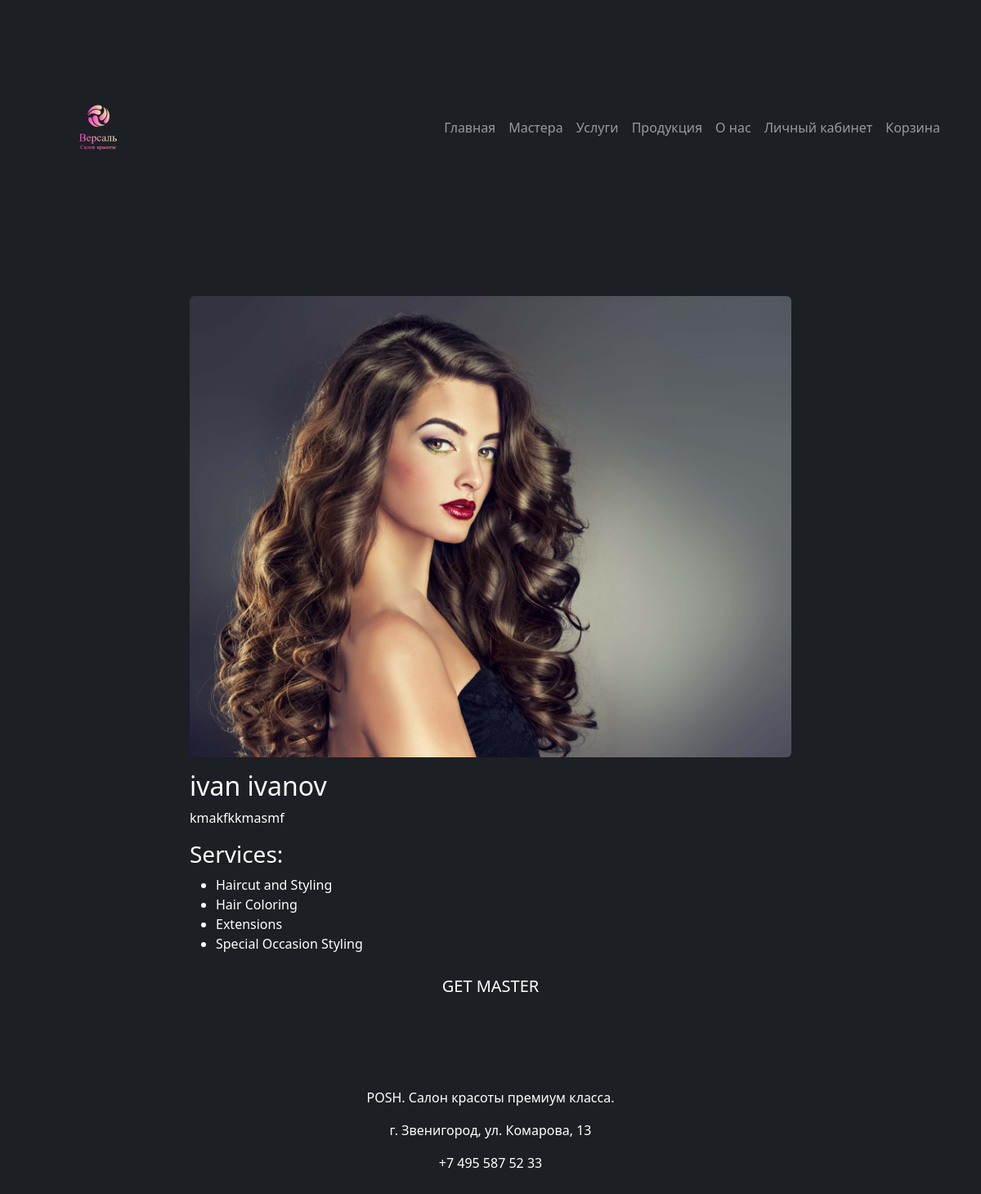
The page /masters/ivan-ivanov/ on the database as committed earlier.
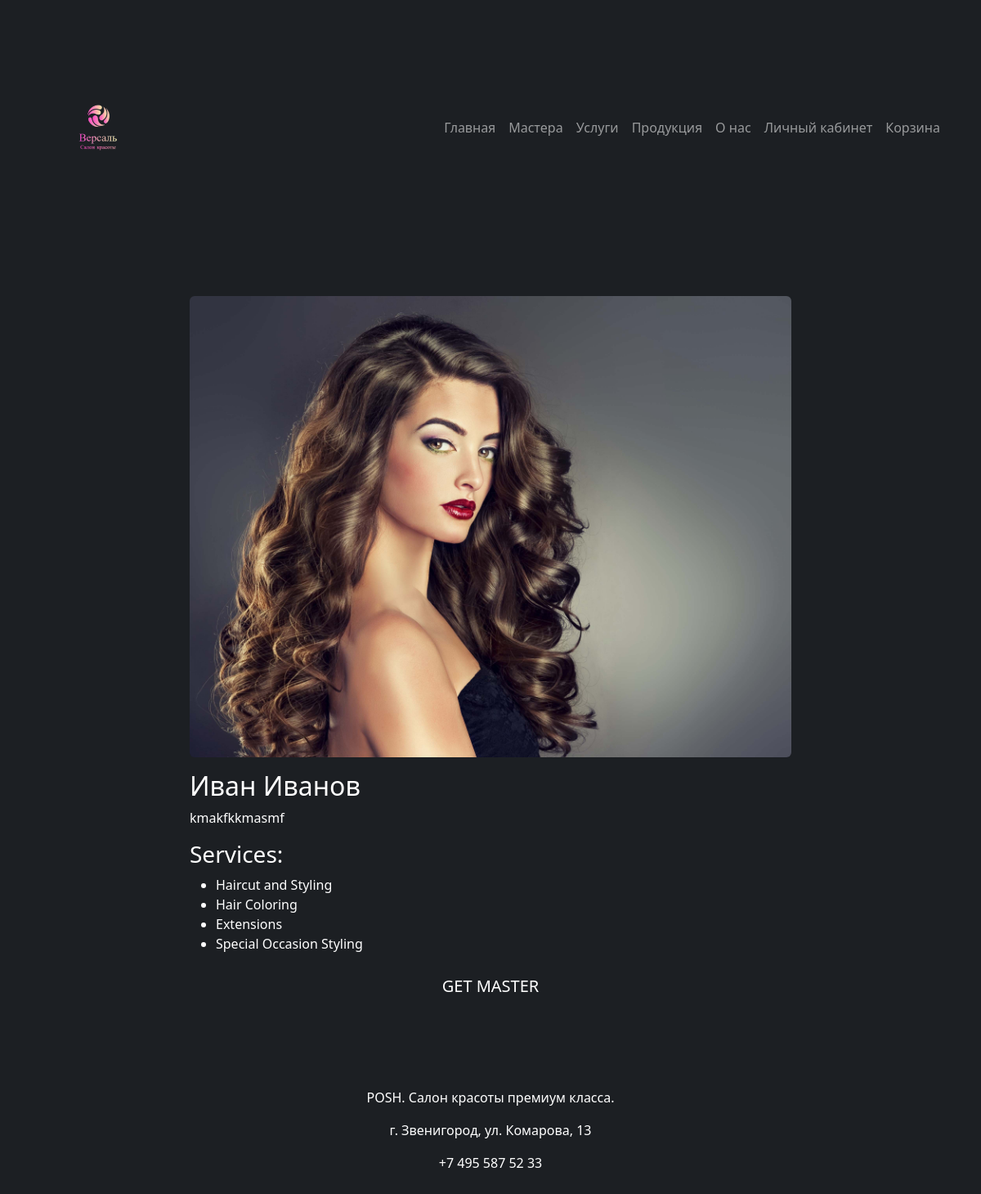
The same page on the database as committed later.
### masters/models.py (models this page shows, shortened)
class Masters(models.Model):
    user: Users = models.OneToOneField(Users, on_delete=models.CASCADE, verbose_name='Пользователь')
    position = models.ForeignKey(Position,  on_delete=models.PROTECT, verbose_name='Должность')
    short_description = models.CharField(verbose_name='Краткая информация', max_length=200)
    full_description = models.TextField(verbose_name='Полная информация')
    photo = models.ImageField(verbose_name='Фотография', upload_to='images/')
    admission_date = models.DateField(verbose_name='Дата приема', auto_now_add=True)
    salary = models.DecimalField(verbose_name='Зарплата', max_digits=8, decimal_places=2)
    weekend = models.ManyToManyField(Weekday, verbose_name='Выходные', limit_choices_to=2)
    slug = models.SlugField(verbose_name='URL', max_length=50, unique=True, db_index=True, blank=True)
    class Meta:
        verbose_name = 'Мастер'
        verbose_name_plural = 'Мастера'

class Users(AbstractUser):
    username = None
    email = models.EmailField(verbose_name='Почта', max_length=50, unique=True, db_index=True)
    phone_number = models.CharField(verbose_name='Номер телефона', max_length=20, unique=True)
    is_customer = models.BooleanField(verbose_name='Клиент', default=True, help_text='Уберите отметку, '
                                                                        'если пользователь является сотрудником салона')
    USERNAME_FIELD = 'email'
    REQUIRED_FIELDS = []
    objects = UserManager()
    class Meta:
        verbose_name = 'Пользователь'
        verbose_name_plural = 'Пользователи'

### masters/views.py (the view)
# urls.py: path('<slug:master_slug>/', views.master_info, name='master_info')
def master_info(request, master_slug):
    master = get_object_or_404(Masters, slug=master_slug)
    return render(request, 'masters/master_info.html', {'master': master})

### masters/templates/masters/master_info.html (shortened to what this page needs)
{% extends 'main/main_layout.html' %}
{% load static %}
{% block css_link %}
    <link rel="stylesheet" href="{% static 'masters/css/master_info.css' %}">
{% endblock %}
{% block content %}
    <div class="container">
      <div class="row justify-content-center master-details">
        <div class="col-md-8">
          <img src="{{ master.photo.url }}" alt="Master Photo" class="img-fluid rounded master-photo">
          <h2 class="mt-3 text-white">{{ master.user.first_name }} {{ master.user.last_name }}</h2>
          <p class="text-white">{{ master.full_description|linebreaksbr }}</p>
          <h3 class="text-white">Services:</h3>
          <ul class="text-white">
            <li>Haircut and Styling</li>
            <li>Hair Coloring</li>
            <li>Extensions</li>
            <li>Special Occasion Styling</li>
          </ul>
        </div>
      </div>
        <div class="row">
            <div class="col-12">
                <a href="{%url 'booking' %}" class="btn btn-lg text-uppercase centered">Get master</a>
            </div>
        </div>
    </div>
{% endblock %}

Rows that differ between the two databases and show on the page:
changed through a linked row, Masters "kmakfkkmasmf": user.first_name "ivan" → "Иван"; user.last_name "ivanov" → "Иванов"
